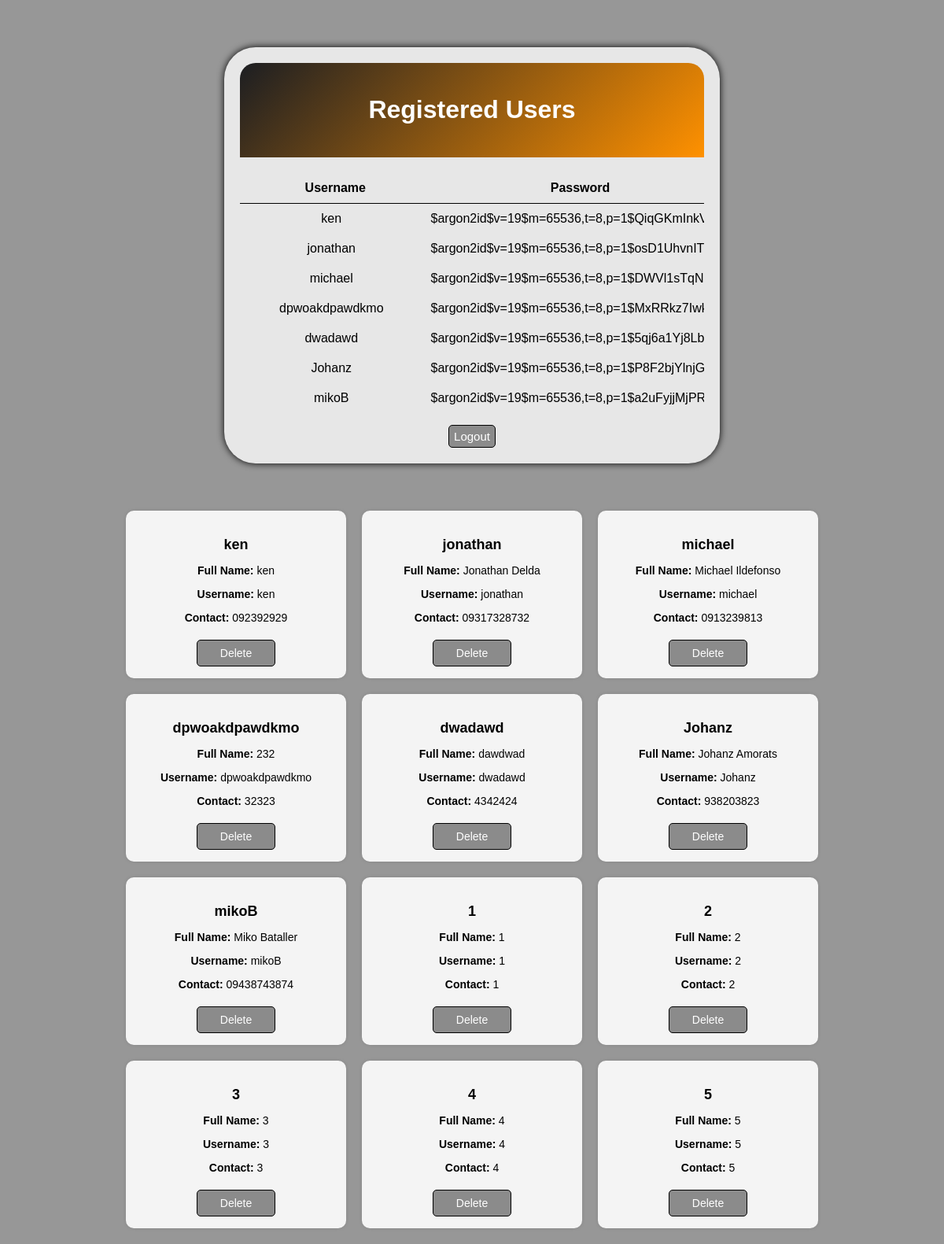
Before: /index (signed in) with the older database file.
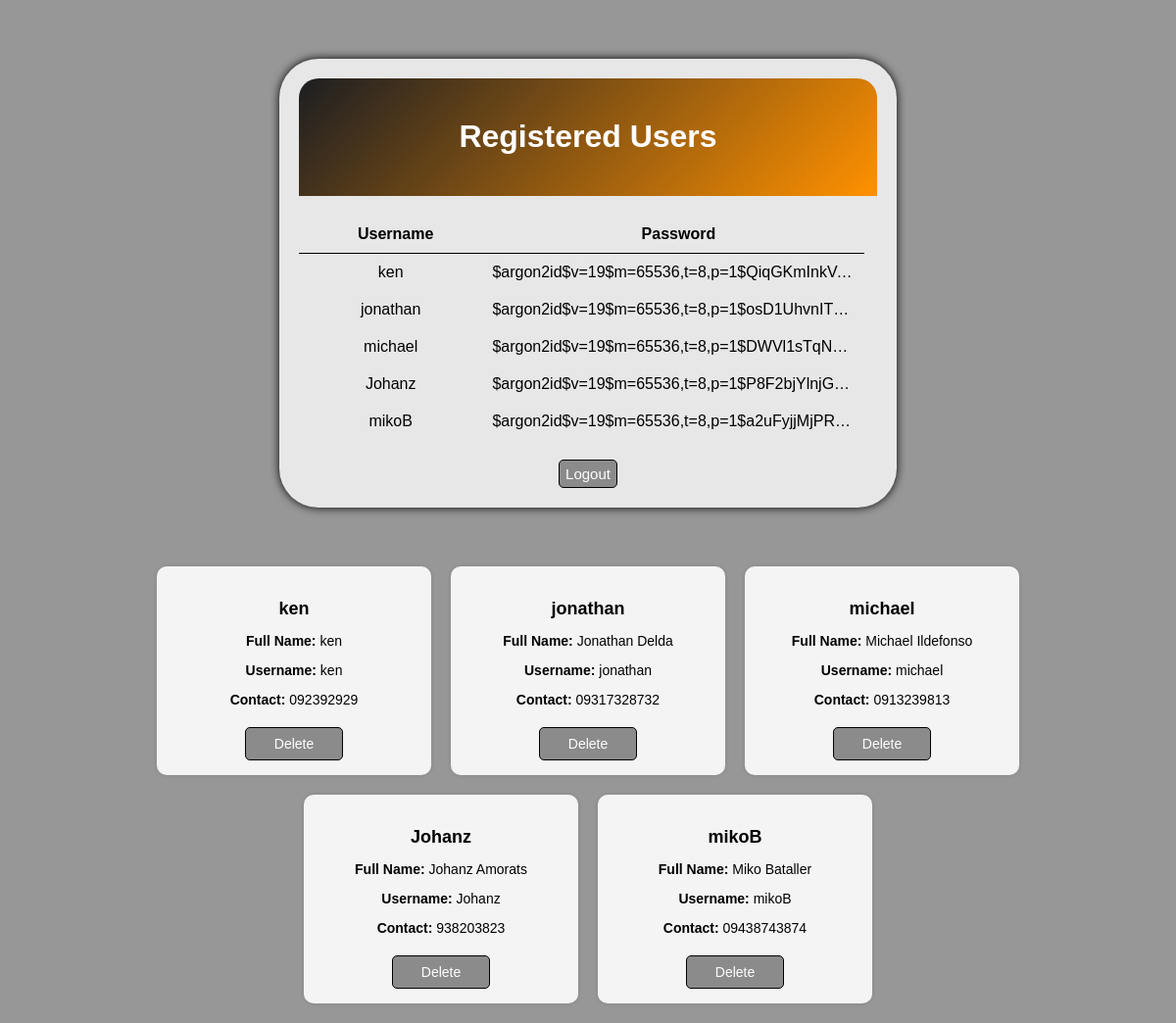
After: the same page with the newer database file.
### app/models.py (models this page shows, shortened)
class User(db.Model):
    id = db.Column(db.Integer, primary_key=True)
    userName = db.Column(db.String(80), unique=True, nullable=False)
    fullName = db.Column(db.String(120), nullable=False)
    email = db.Column(db.String(255), unique=True, nullable=False)
    contact = db.Column(db.String(15), nullable=False)
    password = db.Column(db.String(128), nullable=False)  # Password stored as plain text

### run.py (the view)
@app.route('/index')  # Define the index route
def index():
    if 'user_id' not in session:  # Check if user is logged in
        return redirect(url_for('login'))  # Redirect to login if not logged in
    users = User.query.all()  # Fetch users from the database
    return render_template('index.html', users=users)  # Render index.html with user data

### app/templates/index.html (shortened to what this page needs)
<!DOCTYPE html>
<html lang="en">
<head>
    <link rel="stylesheet" href="{{ url_for('static', filename='css/styles.css') }}">
</head>
<body>
    <div class="container" id="cont">
        <div class="header-section">
            <h1>Registered Users</h1>
        </div>
        <table>
            <thead>
                <tr>
                    <th>Username</th>
                    <th>Password</th>
                </tr>
            </thead>
            <tbody>
                {% for user in users %}
                <tr>
                    <td id="usern">{{ user.userName }}</td>
                    <td id="pass">{{ user.password }}</td>
                </tr>
                {% endfor %}
            </tbody>
        </table>
        <div class="button-container" style="margin-top: 20px;">
            <form action="{{ url_for('logout') }}" method="POST" style="display:inline;">
                <button type="submit" class="btn">Logout</button>
            </form>
        </div>
    </div>
<div class="user-cards-container">
    {% for user in users %}
    <div class="user-card">
        <h3>{{ user.userName }}</h3>
        <p><strong>Full Name:</strong> {{ user.fullName }}</p>
        <p><strong>Username:</strong> {{ user.userName }}</p>
        <p><strong>Contact:</strong> {{ user.contact }}</p>
        <form action="{{ url_for('delete_user', user_id=user.id) }}" method="POST" style="display:inline;">
            <button type="button" class="btn" onclick="confirmDelete('{{ user.userName }}', this.form)">Delete</button>
        </form>
    </div>
    {% endfor %}
</div>
</body>
</html>

### app/static/css/styles.css (style rules this page uses)
body { font-family: Arial, sans-serif; margin: 20px; background-color: #979797; }
.container { max-width: 590px; margin: 60px auto; padding: 20px; background-color: #E7E7E7; border-radius: 40px; box-shadow: 0 0 10px black; }
h1 { text-align: center; color: white; }
.button-container { text-align: center; }
.header-section { background: linear-gradient(135deg, #1c1e22, #FF9100); padding: 20px; margin-bottom: 20px; border-top-left-radius: 20px; border-top-right-radius: 20px; text-align: center; color: white; cursor: default; }
.btn { background-color: #8B8B8B; color: white; text-align: center; width: 60px; padding: 5px 5px; border: 1px solid black; border-radius: 5px; cursor: pointer; font-size: 15px; }
.user-cards-container { display: flex; flex-wrap: wrap; gap: 20px; margin-top: 30px; justify-content: center; }
.user-card { background-color: #f4f4f4; border-radius: 10px; padding: 15px; width: 250px; box-shadow: 0 0 5px rgba(0, 0, 0, 0.1); text-align: center; }
.user-card h3 { font-size: 18px; margin-bottom: 10px; }
.user-card p { font-size: 14px; margin-bottom: 10px; }
.user-card .btn { width: 100px; padding: 8px 0; font-size: 14px; margin-top: 10px; }
table { width: 100%; border-collapse: collapse; max-height: 300px; overflow-y: auto; display: block; margin: auto; }
table th, table td { text-align: center; vertical-align: middle; padding: 10px; }
table th { background-color: #E7E7E7; color: black; padding-left: 60px; border-bottom: 1px solid black; }
table td { background-color: #E7E7E7; }
table td:nth-child(2) { max-width: 370px; overflow: hidden; text-overflow: ellipsis; white-space: nowrap; }
#cont { max-height: 500px; }
#pass { padding-left: 50px; }
#usern { padding-left: 50px; }

Changed rows visible on the page:
removed User: userName "dpwoakdpawdkmo", password "$argon2id$v=19$m=65536,t=8,p=1$MxRRkz7Iwk…", fullName "232", contact "32323"
removed User: userName "dwadawd", password "$argon2id$v=19$m=65536,t=8,p=1$5qj6a1Yj8Lb…", fullName "dawdwad", contact "4342424"
removed User: userName "1", fullName "1", contact "1"
removed User: userName "2", fullName "2", contact "2"
removed User: userName "3", fullName "3", contact "3"
removed User: userName "4", fullName "4", contact "4"
removed User: userName "5", fullName "5", contact "5"
